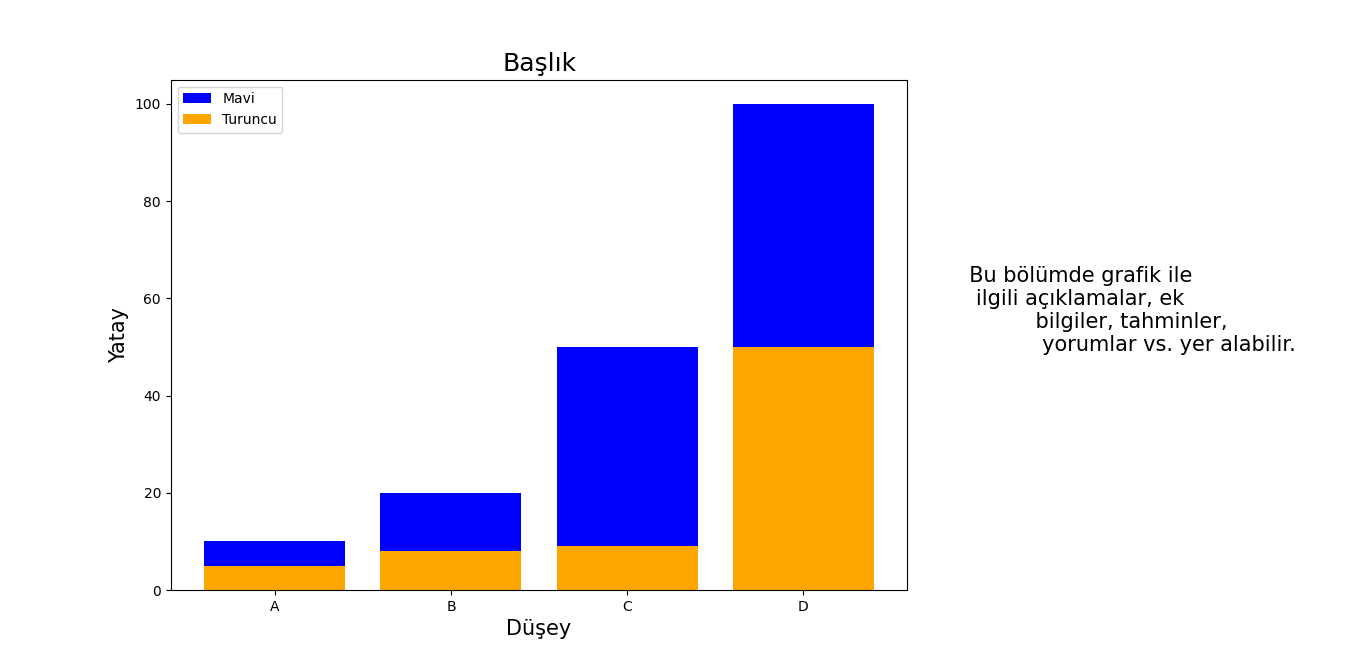

This figure's Python source:
import matplotlib.pyplot as plt

liste1 = [10,20,50,100]
liste2 = [5,8,9,50]
liste3 = ["A", "B", "C", "D"]

fig, ax = plt.subplots(1,1,figsize = (8,5))
plt.bar(liste3, liste1, color = "blue")
plt.bar(liste3, liste2, color= "orange")
plt.title("Başlık", size = 18)
plt.xlabel("Düşey", size = 15)
plt.ylabel("Yatay", size = 15)
plt.legend(labels = ["Mavi", "Turuncu"])
fig.text(0.7,0.4,

	 """
	 Bu bölümde grafik ile 
	 ilgili açıklamalar, ek 
         bilgiler, tahminler,
	 yorumlar vs. yer alabilir.
	 
	 """, fontsize = 15)
plt.show()
